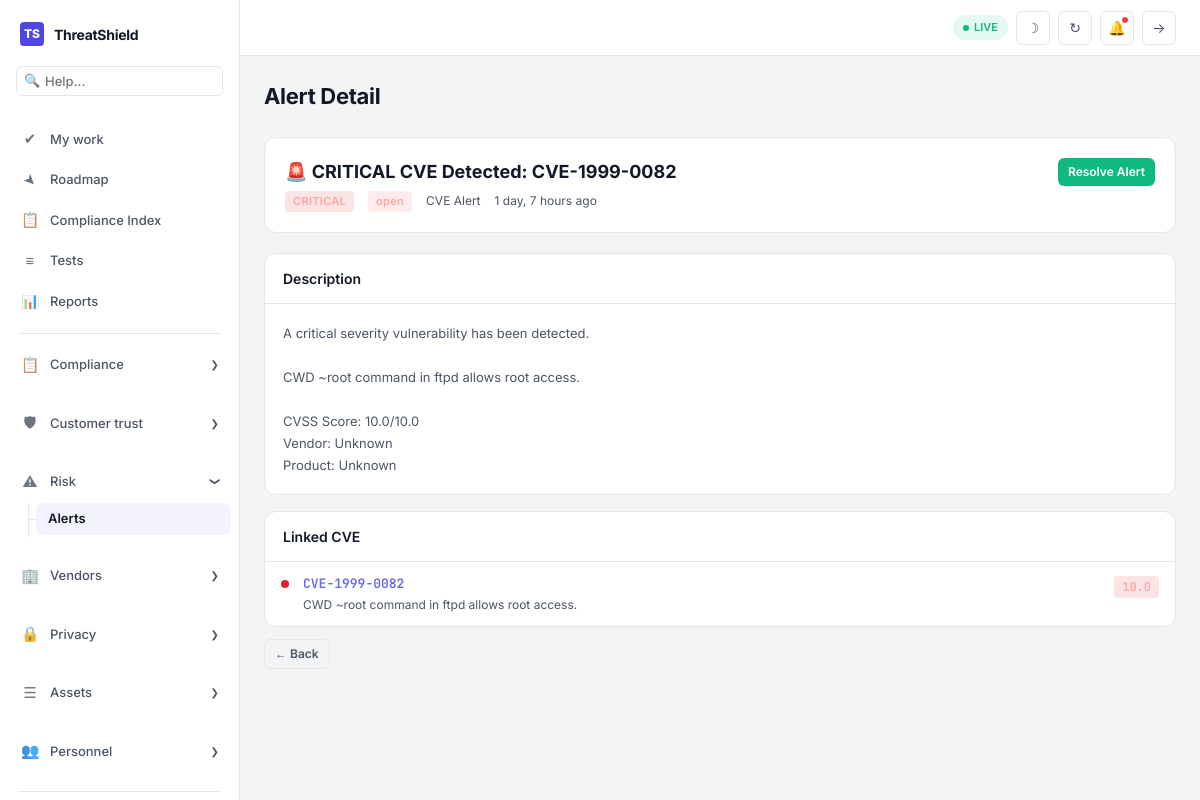
The app's page /alerts/2/ (signed in) with its own data.
### alerts/models.py (models this page shows, shortened)
class Alert(models.Model):
    SEVERITY_CHOICES = [
        ('low', 'Low'),
        ('medium', 'Medium'),
        ('high', 'High'),
        ('critical', 'Critical'),
    ]
    STATUS_CHOICES = [
        ('open', 'Open'),
        ('investigating', 'Investigating'),
        ('resolved', 'Resolved'),
        ('dismissed', 'Dismissed'),
    ]
    TYPE_CHOICES = [
        ('cve', 'CVE Alert'),
        ('vendor', 'Vendor Risk'),
        ('compliance', 'Compliance'),
        ('breach', 'Breach Alert'),
        ('system', 'System Alert'),
    ]
    title = models.CharField(max_length=500)
    description = models.TextField()
    severity = models.CharField(max_length=10, choices=SEVERITY_CHOICES, default='medium')
    status = models.CharField(max_length=15, choices=STATUS_CHOICES, default='open')
    alert_type = models.CharField(max_length=15, choices=TYPE_CHOICES, default='system')
    linked_cve = models.ForeignKey(
        'cve_engine.CVE', on_delete=models.SET_NULL, null=True, blank=True, related_name='cve_alerts'
    )
    assigned_to = models.ForeignKey(
        'auth.User', on_delete=models.SET_NULL, null=True, blank=True
    )
    resolved_at = models.DateTimeField(null=True, blank=True)
    created_at = models.DateTimeField(auto_now_add=True)
    updated_at = models.DateTimeField(auto_now=True)
    class Meta:
        ordering = ['-created_at']

### cve_engine/models.py (models this page shows, shortened)
class CVE(models.Model):
    SEVERITY_CHOICES = [
        ('LOW', 'Low'),
        ('MEDIUM', 'Medium'),
        ('HIGH', 'High'),
        ('CRITICAL', 'Critical'),
    ]
    cve_id = models.CharField(max_length=30, unique=True, db_index=True)
    description = models.TextField()
    severity_score = models.FloatField(default=0.0)
    severity_level = models.CharField(max_length=10, choices=SEVERITY_CHOICES, default='LOW')
    published_date = models.DateTimeField()
    last_modified = models.DateTimeField(auto_now=True)
    vendor = models.CharField(max_length=200, blank=True, default='')
    product = models.CharField(max_length=200, blank=True, default='')
    attack_vector = models.CharField(max_length=50, blank=True, default='')
    attack_complexity = models.CharField(max_length=20, blank=True, default='')
    references = models.JSONField(default=list, blank=True)
    latitude = models.FloatField(null=True, blank=True)
    longitude = models.FloatField(null=True, blank=True)
    country = models.CharField(max_length=100, blank=True, default='')
    class Meta:
        ordering = ['-published_date']
        verbose_name = 'CVE'
        verbose_name_plural = 'CVEs'

### alerts/views.py (the view)
# urls.py: path('<int:pk>/', views.alert_detail, name='alert_detail'),
@login_required
def alert_detail(request, pk):
    alert = get_object_or_404(Alert, pk=pk)
    return render(request, 'alerts/alert_detail.html', {'alert': alert})

### core/models.py (called while the page is built)
    @property
    def is_admin(self):
        return self.role == 'super_admin' or self.user.is_superuser

    @property
    def is_auditor(self):
        return self.role == 'auditor'

### templates/alerts/alert_detail.html (shortened to what this page needs)
{% extends 'base.html' %}
{% load humanize %}
{% block content %}
<div class="page-head"><div><h1>Alert Detail</h1></div></div>
<div class="detail-header">
    <div style="flex:1;">
        <div class="detail-title">{{ alert.title }}</div>
        <div class="detail-meta">
            <span class="detail-meta-item"><span class="badge badge-{{ alert.severity }}">{{ alert.severity|upper }}</span></span>
            <span class="detail-meta-item"><span class="badge badge-{{ alert.status }}">{{ alert.status }}</span></span>
            <span class="detail-meta-item">{{ alert.get_alert_type_display }}</span>
            <span class="detail-meta-item">{{ alert.created_at|timesince }} ago</span>
        </div>
    </div>
    {% if alert.status == 'open' %}<a href="{% url 'alerts:resolve_alert' alert.pk %}" class="btn btn-success btn-sm">Resolve Alert</a>{% endif %}
</div>
<div class="card"><div class="card-head"><h3>Description</h3></div><div class="card-body"><div class="detail-text">{{ alert.description }}</div></div></div>
{% if alert.linked_cve %}
<div class="card" style="margin-top:16px;"><div class="card-head"><h3>Linked CVE</h3></div><div class="card-body no-pad">
    <a href="{% url 'cve_engine:cve_detail' alert.linked_cve.cve_id %}" class="cve-row">
        <div class="cve-severity-dot {{ alert.linked_cve.severity_level|lower }}"></div>
        <div class="cve-info">
            <div class="cve-id">{{ alert.linked_cve.cve_id }}</div>
            <div class="cve-desc">{{ alert.linked_cve.description|truncatewords:25 }}</div>
        </div>
        <span class="cve-score badge-{{ alert.linked_cve.severity_level|lower }}">{{ alert.linked_cve.severity_score }}</span>
    </a>
</div></div>
{% endif %}
<a href="{% url 'alerts:alert_list' %}" class="btn btn-ghost btn-sm" style="margin-top:12px;">&larr; Back</a>
{% endblock %}

### static/css/style.css (style rules this page uses)
:root { --bg-base: #F3F4F6; --bg-surface: #FFFFFF; --bg-elevated: #F9FAFB; --bg-hover: #F3F4F6; --bg-input: #FFFFFF; --bg-overlay: rgba(0, 0, 0, 0.4); --text-primary: #111827; --text-secondary: #4B5563; --text-tertiary: #6B7280; --text-inverse: #FFFFFF; --brand-primary: #4F46E5; --brand-secondary: #6366F1; --brand-light: #818CF8; --brand-dark: #3730A3; --success: #10B981; --success-light: #D1FAE5; --success-surface: rgba(16, 185, 129, 0.1); --warning: #F59E0B; --warning-light: #FEF3C7; --warning-surface: rgba(245, 158, 11, 0.1); --danger: #EF4444; --danger-light: #FEE2E2; --danger-surface: rgba(239, 68, 68, 0.1); --info: #3B82F6; --info-surface: rgba(59, 130, 246, 0.1); --severity-critical: #DC2626; --severity-high: #EA580C; --severity-medium: #D97706; --severity-low: #16A34A; --border: #E5E7EB; --border-light: #D1D5DB; --border-focus: #6366F1; --shadow-sm: 0 1px 2px rgba(0,0,0,0.05); --shadow-md: 0 4px 6px -1px rgba(0,0,0,0.1); --shadow-lg: 0 10px 15px -3px rgba(0,0,0,0.1); --sidebar-w: 240px; --header-h: 56px; --radius: 8px; --radius-lg: 12px; }
*, *::before, *::after { box-sizing: border-box; margin: 0; padding: 0; }
html { scroll-behavior: smooth; }
body { font-family: 'Inter', -apple-system, BlinkMacSystemFont, sans-serif; background: var(--bg-base); color: var(--text-primary); line-height: 1.5; font-size: 14px; -webkit-font-smoothing: antialiased; }
a { color: var(--brand-secondary); text-decoration: none; }
.page-head { margin-bottom: 24px; display: flex; justify-content: space-between; align-items: flex-start; }
.page-head h1 { font-size: 22px; font-weight: 700; color: var(--text-primary); letter-spacing: -0.3px; }
.card { background: var(--bg-surface); border: 1px solid var(--border); border-radius: var(--radius-lg); overflow: hidden; }
.card-head { padding: 14px 18px; border-bottom: 1px solid var(--border); display: flex; align-items: center; justify-content: space-between; }
.card-head h3 { font-size: 14px; font-weight: 600; color: var(--text-primary); }
.card-body { padding: 18px; }
.card-body.no-pad { padding: 0; }
.badge { display: inline-flex; align-items: center; padding: 2px 8px; border-radius: 4px; font-size: 11px; font-weight: 600; letter-spacing: 0.3px; }
.badge-critical { background: rgba(220,38,38,0.12); color: #FCA5A5; }
.badge-open { background: var(--danger-surface); color: #FCA5A5; }
.btn { display: inline-flex; align-items: center; gap: 6px; padding: 8px 16px; border-radius: 6px; font-size: 13px; font-weight: 600; cursor: pointer; border: none; font-family: 'Inter', sans-serif; transition: all 0.15s; text-decoration: none; }
.btn-success { background: var(--success); color: #fff; }
.btn-ghost { background: transparent; border: 1px solid var(--border); color: var(--text-secondary); }
.btn-sm { padding: 5px 10px; font-size: 12px; }
.cve-row { display: flex; align-items: flex-start; gap: 14px; padding: 12px 16px; border-bottom: 1px solid var(--border); transition: background 0.1s; text-decoration: none; color: inherit; }
.cve-row:last-child { border-bottom: none; }
.cve-severity-dot { width: 8px; height: 8px; border-radius: 50%; margin-top: 6px; flex-shrink: 0; }
.cve-severity-dot.critical { background: var(--severity-critical); }
.cve-info { flex: 1; min-width: 0; }
.cve-info .cve-id { font-family: 'JetBrains Mono', monospace; font-size: 13px; font-weight: 600; color: var(--brand-secondary); }
.cve-info .cve-desc { font-size: 12px; color: var(--text-secondary); margin-top: 2px; overflow: hidden; text-overflow: ellipsis; white-space: nowrap; }
.cve-score { font-family: 'JetBrains Mono', monospace; font-size: 12px; font-weight: 600; padding: 2px 8px; border-radius: 4px; white-space: nowrap; align-self: flex-start; margin-top: 2px; }
.detail-header { display: flex; justify-content: space-between; align-items: flex-start; margin-bottom: 20px; padding: 20px; background: var(--bg-surface); border-radius: var(--radius-lg); border: 1px solid var(--border); }
.detail-title { font-size: 18px; font-weight: 700; color: var(--text-primary); margin-bottom: 6px; }
.detail-meta { display: flex; gap: 14px; flex-wrap: wrap; }
.detail-meta-item { display: flex; align-items: center; gap: 4px; font-size: 12px; color: var(--text-secondary); }
.detail-text { font-size: 13px; line-height: 1.7; color: var(--text-secondary); white-space: pre-line; }

### records on screen
Alert: title "🚨 CRITICAL CVE Detected: CVE-1999-0082", severity "CRITICAL", status "open", alert_type "CVE Alert", created_at "1 day, 7 hours", description "A critical severity vulnerability has been detected. CWD ~root command in ftpd allows root access. CVSS Score: 10.0/10.0 Vendor: Unknown Product: Unknown", linked_cve.cve_id "CVE-1999-0082", linked_cve.description "CWD ~root command in ftpd allows root access.", linked_cve.severity_score "10.0"
